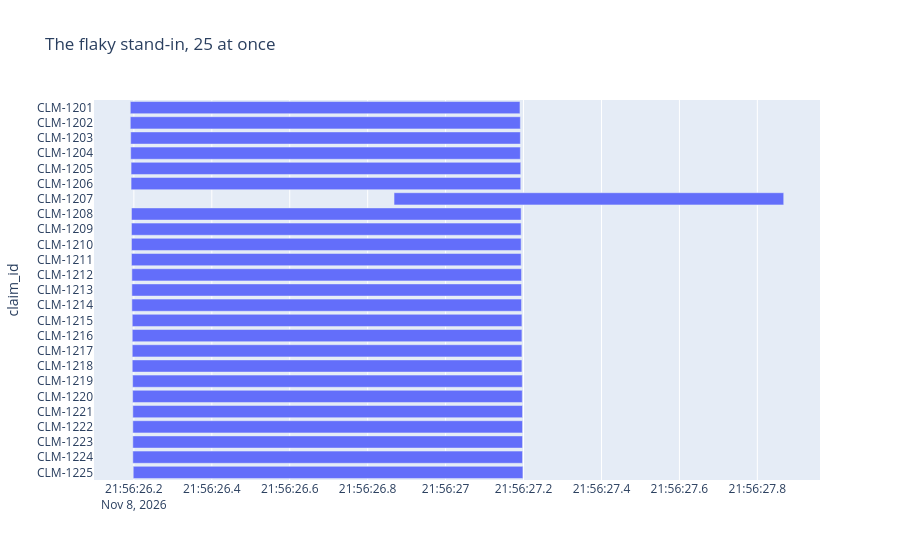

This figure's notebook cell:
### Code cell
builder = StateGraph(Dispatch)
builder.add_node("list_claims", list_claims)
builder.add_node("work_claim", flaky_stand_in, retry_policy=RetryPolicy(max_attempts=3))
builder.add_edge(START, "list_claims")
builder.add_conditional_edges("list_claims", fan_out, ["work_claim"])
builder.add_edge("work_claim", END)
flaky_dispatcher = builder.compile()

result = flaky_dispatcher.invoke({}, {"max_concurrency": 25})
print(f"{len(result['results'])} claims done. CLM-1207 took {tries['CLM-1207']} tries.")
show_timeline(result["results"], "The flaky stand-in, 25 at once")

### Figure 1 — Plotly figure (JSON) as saved in the notebook; plotly's stock layout.template omitted (floating-point values rounded to 4 significant figures)
{"data": [{"base": ["2026-11-08T21:56:26.190855", "2026-11-08T21:56:26.190855", "2026-11-08T21:56:26.191853", "2026-11-08T21:56:26.191853", "2026-11-08T21:56:26.192856", "2026-11-08T21:56:26.192856", "2026-11-08T21:56:26.867686", "2026-11-08T21:56:26.193853", "2026-11-08T21:56:26.193853", "2026-11-08T21:56:26.193853", "2026-11-08T21:56:26.193853", "2026-11-08T21:56:26.194851", "2026-11-08T21:56:26.194851", "2026-11-08T21:56:26.194851", "2026-11-08T21:56:26.195851", "2026-11-08T21:56:26.195851", "2026-11-08T21:56:26.195851", "2026-11-08T21:56:26.195851", "2026-11-08T21:56:26.196851", "2026-11-08T21:56:26.196851", "2026-11-08T21:56:26.197356", "2026-11-08T21:56:26.197356", "2026-11-08T21:56:26.197356", "2026-11-08T21:56:26.197356", "2026-11-08T21:56:26.198358"], "hovertemplate": "started=%{base}<br>finished=%{x}<br>claim_id=%{y}<extra></extra>", "legendgroup": "", "marker": {"color": "#636efa", "pattern": {"shape": ""}}, "name": "", "orientation": "h", "showlegend": false, "textposition": "auto", "type": "bar", "x": [1000, 1001, 1000, 1000, 1000, 1000, 1000, 1000, 1000, 1000, 1000, 1000, 1000, 1000, 1000, 1000, 1000, 1000, 1000, 1000, 1000, 1000, 1000, 1000, 1000], "xaxis": "x", "y": ["CLM-1201", "CLM-1202", "CLM-1203", "CLM-1204", "CLM-1205", "CLM-1206", "CLM-1207", "CLM-1208", "CLM-1209", "CLM-1210", "CLM-1211", "CLM-1212", "CLM-1213", "CLM-1214", "CLM-1215", "CLM-1216", "CLM-1217", "CLM-1218", "CLM-1219", "CLM-1220", "CLM-1221", "CLM-1222", "CLM-1223", "CLM-1224", "CLM-1225"], "yaxis": "y"}], "layout": {"barmode": "overlay", "legend": {"tracegroupgap": 0}, "title": {"text": "The flaky stand-in, 25 at once"}, "xaxis": {"anchor": "y", "domain": [0, 1], "type": "date"}, "yaxis": {"anchor": "x", "autorange": "reversed", "domain": [0, 1], "title": {"text": "claim_id"}}}}
